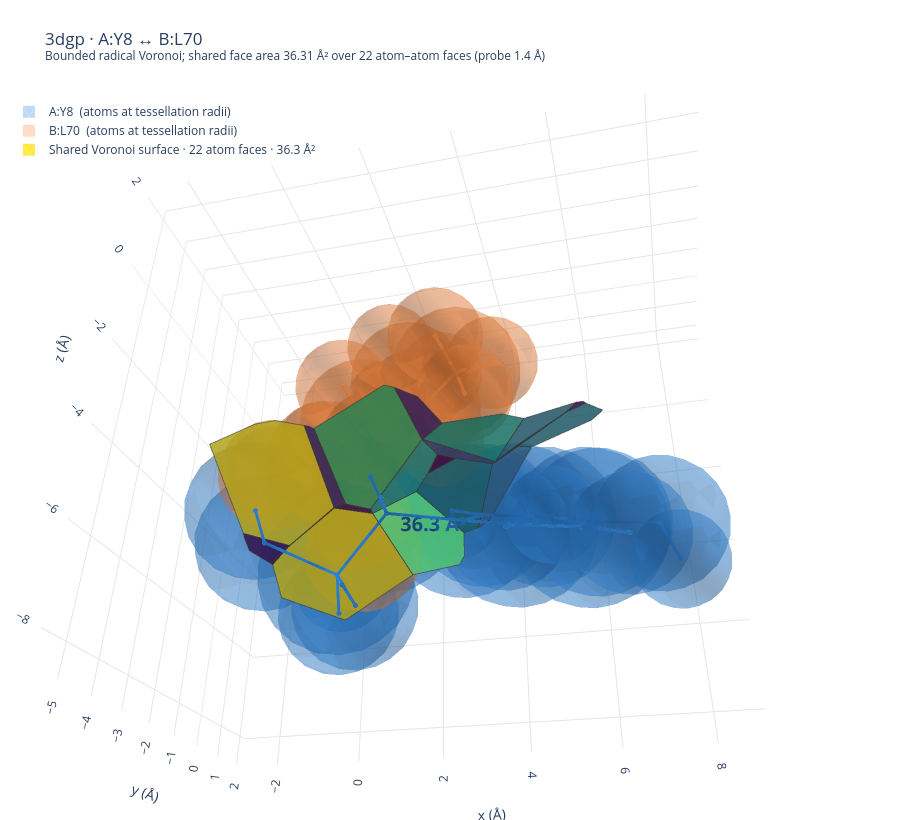

Notebook code cell kept with this figure:
### Code cell
aa1, aa2 = pick_default_pair(contacts, protein_df)   # or e.g. aa1, aa2 = 7, 69
fig = build_figure(data, aa1, aa2, show_hydrogens=True)
fig.show()

### Figure 1 — Plotly figure (JSON) as saved in the notebook; plotly's stock layout.template omitted (floating-point values rounded to 4 significant figures; data arrays with more than 128 entries replaced by an {"elided": "..."} marker saying what was removed)
{"data": [{"color": "#2E86DE", "flatshading": false, "hoverinfo": "skip", "i": {"elided": "6720 int values"}, "j": {"elided": "6720 int values"}, "k": {"elided": "6720 int values"}, "lighting": {"ambient": 0.6, "diffuse": 0.8, "roughness": 0.6, "specular": 0.2}, "name": "A:Y8  (atoms at tessellation radii)", "opacity": 0.3, "showlegend": true, "type": "mesh3d", "x": {"elided": "3402 float values"}, "y": {"elided": "3402 float values"}, "z": {"elided": "3402 float values"}}, {"hoverinfo": "skip", "line": {"color": "#2E86DE", "width": 6}, "mode": "lines", "name": "A:Y8 bonds", "showlegend": false, "type": "scatter3d", "x": [1.047, 1.155, null, 1.047, 0.5953, null, 1.155, -0.1387, null, 1.155, 2.229, null, 1.155, 1.357, null, -0.1387, -0.6677, null, 2.229, 3.567, null, 2.229, 1.846, null, 2.229, 2.406, null, 3.567, 3.721, null, 3.567, 4.7, null, 3.721, 4.961, null, 3.721, 2.978, null, 4.7, 5.953, null, 4.7, 4.621, null, 4.961, 6.068, null, 4.961, 5.048, null, 5.953, 6.068, null, 5.953, 6.701, null, 6.068, 7.313, null, 7.313, 7.625, null], "y": [-1.561, -3.004, null, -1.561, -1.209, null, -3.004, -3.598, null, -3.004, -3.435, null, -3.004, -3.306, null, -3.598, -3.094, null, -3.435, -2.733, null, -3.435, -3.372, null, -3.435, -4.374, null, -2.733, -1.521, null, -2.733, -3.35, null, -1.521, -0.9148, null, -1.521, -1.121, null, -3.35, -2.746, null, -3.35, -4.175, null, -0.9148, -1.54, null, -0.9148, -0.09981, null, -2.746, -1.54, null, -2.746, -3.143, null, -1.54, -0.9558, null, -0.9558, -0.8048, null], "z": [-6.397, -6.336, null, -6.397, -5.756, null, -6.336, -5.795, null, -6.336, -5.357, null, -6.336, -7.235, null, -5.795, -4.789, null, -5.357, -5.314, null, -5.357, -4.468, null, -5.357, -5.524, null, -5.314, -4.613, null, -5.314, -5.833, null, -4.613, -4.497, null, -4.613, -4.222, null, -5.833, -5.729, null, -5.833, -6.255, null, -4.497, -5.043, null, -4.497, -4.058, null, -5.729, -5.043, null, -5.729, -6.113, null, -5.043, -4.925, null, -4.925, -5.69, null]}, {"hovertemplate": "%{text}<extra></extra>", "marker": {"color": "#2E86DE", "size": 3}, "mode": "markers", "showlegend": false, "text": ["A:Y8 · N  r = 1.30 Å", "A:Y8 · CA  r = 1.50 Å", "A:Y8 · C  r = 1.30 Å", "A:Y8 · O  r = 1.40 Å", "A:Y8 · CB  r = 1.50 Å", "A:Y8 · CG  r = 1.50 Å", "A:Y8 · CD1  r = 1.50 Å", "A:Y8 · CD2  r = 1.50 Å", "A:Y8 · CE1  r = 1.50 Å", "A:Y8 · CE2  r = 1.50 Å", "A:Y8 · CZ  r = 1.50 Å", "A:Y8 · OH  r = 1.40 Å", "A:Y8 · H  r = 1.00 Å", "A:Y8 · HA  r = 1.10 Å", "A:Y8 · HB2  r = 1.10 Å", "A:Y8 · HB3  r = 1.10 Å", "A:Y8 · HD1  r = 1.10 Å", "A:Y8 · HD2  r = 1.10 Å", "A:Y8 · HE1  r = 1.10 Å", "A:Y8 · HE2  r = 1.10 Å", "A:Y8 · HH  r = 1.00 Å"], "type": "scatter3d", "x": [1.047, 1.155, -0.1387, -0.6677, 2.229, 3.567, 3.721, 4.7, 4.961, 5.953, 6.068, 7.313, 0.5953, 1.357, 1.846, 2.406, 2.978, 4.621, 5.048, 6.701, 7.625], "y": [-1.561, -3.004, -3.598, -3.094, -3.435, -2.733, -1.521, -3.35, -0.9148, -2.746, -1.54, -0.9558, -1.209, -3.306, -3.372, -4.374, -1.121, -4.175, -0.09981, -3.143, -0.8048], "z": [-6.397, -6.336, -5.795, -4.789, -5.357, -5.314, -4.613, -5.833, -4.497, -5.729, -5.043, -4.925, -5.756, -7.235, -4.468, -5.524, -4.222, -6.255, -4.058, -6.113, -5.69]}, {"color": "#FF8C42", "flatshading": false, "hoverinfo": "skip", "i": {"elided": "6080 int values"}, "j": {"elided": "6080 int values"}, "k": {"elided": "6080 int values"}, "lighting": {"ambient": 0.6, "diffuse": 0.8, "roughness": 0.6, "specular": 0.2}, "name": "B:L70  (atoms at tessellation radii)", "opacity": 0.3, "showlegend": true, "type": "mesh3d", "x": {"elided": "3078 float values"}, "y": {"elided": "3078 float values"}, "z": {"elided": "3078 float values"}}, {"hoverinfo": "skip", "line": {"color": "#FF8C42", "width": 6}, "mode": "lines", "name": "B:L70 bonds", "showlegend": false, "type": "scatter3d", "x": [-1.265, -0.2947, null, -1.265, -0.9537, null, -0.2947, 0.1733, null, -0.2947, 0.8923, null, -0.2947, -0.6717, null, 0.1733, 0.4843, null, 0.8923, 2.043, null, 0.8923, 0.5693, null, 0.8923, 1.234, null, 2.043, 1.573, null, 2.043, 3.183, null, 2.043, 2.364, null, 1.573, 2.308, null, 1.573, 0.8423, null, 1.573, 1.271, null, 3.183, 3.947, null, 3.183, 2.86, null, 3.183, 3.448, null], "y": [-1.187, -0.3668, null, -1.187, -1.92, null, -0.3668, 0.7082, null, -0.3668, -1.25, null, -0.3668, 0.04319, null, 0.7082, 0.3822, null, -1.25, -0.5168, null, -1.25, -1.941, null, -1.25, -1.697, null, -0.5168, 0.05419, null, -0.5168, -1.58, null, -0.5168, 0.2352, null, 0.05419, 0.5202, null, 0.05419, 0.6742, null, 0.05419, -0.6688, null, -1.58, -1.166, null, -1.58, -2.312, null, -1.58, -1.921, null], "z": [-2.839, -2.145, null, -2.839, -3.165, null, -2.145, -3.139, null, -2.145, -1.732, null, -2.145, -1.351, null, -3.139, -4.284, null, -1.732, -1.053, null, -1.732, -1.132, null, -1.732, -2.522, null, -1.053, 0.2877, null, -1.053, -0.8743, null, -1.053, -1.574, null, 0.2877, 0.7167, null, 0.2877, 0.1377, null, 0.2877, 0.8597, null, -0.8743, -0.4433, null, -0.8743, -0.3253, null, -0.8743, -1.743, null]}, {"hovertemplate": "%{text}<extra></extra>", "marker": {"color": "#FF8C42", "size": 3}, "mode": "markers", "showlegend": false, "text": ["B:L70 · N  r = 1.30 Å", "B:L70 · CA  r = 1.50 Å", "B:L70 · C  r = 1.30 Å", "B:L70 · O  r = 1.40 Å", "B:L70 · CB  r = 1.50 Å", "B:L70 · CG  r = 1.50 Å", "B:L70 · CD1  r = 1.50 Å", "B:L70 · CD2  r = 1.50 Å", "B:L70 · H  r = 1.00 Å", "B:L70 · HA  r = 1.10 Å", "B:L70 · HB2  r = 1.10 Å", "B:L70 · HB3  r = 1.10 Å", "B:L70 · HG  r = 1.10 Å", "B:L70 · HD11  r = 1.10 Å", "B:L70 · HD12  r = 1.10 Å", "B:L70 · HD13  r = 1.10 Å", "B:L70 · HD21  r = 1.10 Å", "B:L70 · HD22  r = 1.10 Å", "B:L70 · HD23  r = 1.10 Å"], "type": "scatter3d", "x": [-1.265, -0.2947, 0.1733, 0.4843, 0.8923, 2.043, 1.573, 3.183, -0.9537, -0.6717, 0.5693, 1.234, 2.364, 2.308, 0.8423, 1.271, 3.947, 2.86, 3.448], "y": [-1.187, -0.3668, 0.7082, 0.3822, -1.25, -0.5168, 0.05419, -1.58, -1.92, 0.04319, -1.941, -1.697, 0.2352, 0.5202, 0.6742, -0.6688, -1.166, -2.312, -1.921], "z": [-2.839, -2.145, -3.139, -4.284, -1.732, -1.053, 0.2877, -0.8743, -3.165, -1.351, -1.132, -2.522, -1.574, 0.7167, 0.1377, 0.8597, -0.4433, -0.3253, -1.743]}, {"facecolor": ["rgb(253, 231, 37)", "rgb(253, 231, 37)", "rgb(253, 231, 37)", "rgb(253, 231, 37)", "rgb(253, 231, 37)", "rgb(253, 231, 37)", "rgb(70, 24, 105)", "rgb(70, 24, 105)", "rgb(70, 24, 105)", "rgb(70, 24, 105)", "rgb(68, 1, 84)", "rgb(69, 50, 125)", "rgb(69, 50, 125)", "rgb(69, 50, 125)", "rgb(31, 156, 137)", "rgb(31, 156, 137)", "rgb(31, 156, 137)", "rgb(68, 5, 87)", "rgb(68, 5, 87)", "rgb(43, 117, 142)", "rgb(43, 117, 142)", "rgb(43, 117, 142)", "rgb(70, 20, 101)", "rgb(70, 20, 101)", "rgb(70, 20, 101)", "rgb(248, 230, 37)", "rgb(248, 230, 37)", "rgb(248, 230, 37)", "rgb(248, 230, 37)", "rgb(248, 230, 37)", "rgb(248, 230, 37)", "rgb(248, 230, 37)", "rgb(68, 2, 85)", "rgb(68, 2, 85)", "rgb(72, 41, 121)", "rgb(72, 41, 121)", "rgb(72, 41, 121)", "rgb(60, 186, 117)", "rgb(60, 186, 117)", "rgb(60, 186, 117)", "rgb(60, 186, 117)", "rgb(60, 77, 138)", "rgb(60, 77, 138)", "rgb(60, 77, 138)", "rgb(60, 77, 138)", "rgb(60, 77, 138)", "rgb(34, 147, 139)", "rgb(34, 147, 139)", "rgb(34, 147, 139)", "rgb(34, 147, 139)", "rgb(69, 11, 93)", "rgb(39, 129, 142)", "rgb(39, 129, 142)", "rgb(39, 129, 142)", "rgb(39, 129, 142)", "rgb(75, 192, 108)", "rgb(75, 192, 108)", "rgb(75, 192, 108)", "rgb(75, 192, 108)", "rgb(51, 100, 141)", "rgb(51, 100, 141)", "rgb(51, 100, 141)", "rgb(51, 100, 141)", "rgb(51, 100, 141)", "rgb(68, 52, 126)", "rgb(68, 52, 126)", "rgb(68, 52, 126)", "rgb(40, 124, 142)", "rgb(40, 124, 142)", "rgb(40, 124, 142)", "rgb(40, 124, 142)", "rgb(40, 124, 142)", "rgb(40, 124, 142)", "rgb(68, 3, 86)"], "flatshading": true, "hovertemplate": "%{text}<extra></extra>", "i": [0, 3, 6, 9, 12, 15, 18, 21, 24, 27, 30, 33, 36, 39, 42, 45, 48, 51, 54, 57, 60, 63, 66, 69, 72, 75, 78, 81, 84, 87, 90, 93, 96, 99, 102, 105, 108, 111, 114, 117, 120, 123, 126, 129, 132, 135, 138, 141, 144, 147, 150, 153, 156, 159, 162, 165, 168, 171, 174, 177, 180, 183, 186, 189, 192, 195, 198, 201, 204, 207, 210, 213, 216, 219], "j": [1, 4, 7, 10, 13, 16, 19, 22, 25, 28, 31, 34, 37, 40, 43, 46, 49, 52, 55, 58, 61, 64, 67, 70, 73, 76, 79, 82, 85, 88, 91, 94, 97, 100, 103, 106, 109, 112, 115, 118, 121, 124, 127, 130, 133, 136, 139, 142, 145, 148, 151, 154, 157, 160, 163, 166, 169, 172, 175, 178, 181, 184, 187, 190, 193, 196, 199, 202, 205, 208, 211, 214, 217, 220], "k": [2, 5, 8, 11, 14, 17, 20, 23, 26, 29, 32, 35, 38, 41, 44, 47, 50, 53, 56, 59, 62, 65, 68, 71, 74, 77, 80, 83, 86, 89, 92, 95, 98, 101, 104, 107, 110, 113, 116, 119, 122, 125, 128, 131, 134, 137, 140, 143, 146, 149, 152, 155, 158, 161, 164, 167, 170, 173, 176, 179, 182, 185, 188, 191, 194, 197, 200, 203, 206, 209, 212, 215, 218, 221], "lighting": {"ambient": 0.7, "diffuse": 0.7, "specular": 0.1}, "name": "Shared Voronoi surface · 22 atom faces · 36.3 Å²", "opacity": 0.85, "showlegend": true, "text": ["face O–H: 5.31 Å²", "face O–H: 5.31 Å²", "face O–H: 5.31 Å²", "face O–H: 5.31 Å²", "face O–H: 5.31 Å²", "face O–H: 5.31 Å²", "face O–N: 0.35 Å²", "face O–N: 0.35 Å²", "face O–N: 0.35 Å²", "face O–N: 0.35 Å²", "face O–O: 0.00 Å²", "face O–HB3: 0.78 Å²", "face O–HB3: 0.78 Å²", "face O–HB3: 0.78 Å²", "face CD1–HD23: 2.92 Å²", "face CD1–HD23: 2.92 Å²", "face CD1–HD23: 2.92 Å²", "face CE1–HD21: 0.06 Å²", "face CE1–HD21: 0.06 Å²", "face CE1–HD23: 2.07 Å²", "face CE1–HD23: 2.07 Å²", "face CE1–HD23: 2.07 Å²", "face H–HB3: 0.28 Å²", "face H–HB3: 0.28 Å²", "face H–HB3: 0.28 Å²", "face H–O: 5.27 Å²", "face H–O: 5.27 Å²", "face H–O: 5.27 Å²", "face H–O: 5.27 Å²", "face H–O: 5.27 Å²", "face H–O: 5.27 Å²", "face H–O: 5.27 Å²", "face H–N: 0.02 Å²", "face H–H: 0.02 Å²", "face HB2–HD23: 0.61 Å²", "face HB2–HD23: 0.61 Å²", "face HB2–HD23: 0.61 Å²", "face HB2–HB3: 3.61 Å²", "face HB2–HB3: 3.61 Å²", "face HB2–HB3: 3.61 Å²", "face HB2–HB3: 3.61 Å²", "face HD1–HD23: 1.27 Å²", "face HD1–HD23: 1.27 Å²", "face HD1–HD23: 1.27 Å²", "face HD1–HD23: 1.27 Å²", "face HD1–HD23: 1.27 Å²", "face HD1–HB3: 2.73 Å²", "face HD1–HB3: 2.73 Å²", "face HD1–HB3: 2.73 Å²", "face HD1–HB3: 2.73 Å²", "face HD1–CG: 0.15 Å²", "face HD1–HG: 2.33 Å²", "face HD1–HG: 2.33 Å²", "face HD1–HG: 2.33 Å²", "face HD1–HG: 2.33 Å²", "face HD1–O: 3.77 Å²", "face HD1–O: 3.77 Å²", "face HD1–O: 3.77 Å²", "face HD1–O: 3.77 Å²", "face HE1–HG: 1.70 Å²", "face HE1–HG: 1.70 Å²", "face HE1–HG: 1.70 Å²", "face HE1–HG: 1.70 Å²", "face HE1–HG: 1.70 Å²", "face HE1–HD23: 0.81 Å²", "face HE1–HD23: 0.81 Å²", "face HE1–HD23: 0.81 Å²", "face HE1–HD21: 2.23 Å²", "face HE1–HD21: 2.23 Å²", "face HE1–HD21: 2.23 Å²", "face HE1–HD21: 2.23 Å²", "face HE1–HD21: 2.23 Å²", "face HE1–HD21: 2.23 Å²", "face HE1–CD2: 0.03 Å²"], "type": "mesh3d", "x": {"elided": "222 float values"}, "y": {"elided": "222 float values"}, "z": {"elided": "222 float values"}}, {"hoverinfo": "skip", "line": {"color": "rgba(30,30,30,0.55)", "width": 2}, "mode": "lines", "name": "face edges", "showlegend": false, "type": "scatter3d", "x": {"elided": "162 float values"}, "y": {"elided": "162 float values"}, "z": {"elided": "162 float values"}}, {"hoverinfo": "skip", "mode": "text", "showlegend": false, "text": ["<b>36.3 Å²</b>"], "textfont": {"color": "black", "size": 20}, "textposition": "middle center", "type": "scatter3d", "x": [2.825], "y": [-2.157], "z": [-4.991]}], "layout": {"height": 820, "legend": {"bgcolor": "rgba(255,255,255,0.7)", "x": 0.01, "y": 0.99}, "margin": {"b": 0, "l": 0, "r": 0, "t": 90}, "paper_bgcolor": "white", "scene": {"aspectmode": "data", "bgcolor": "white", "camera": {"eye": {"x": 0.3657, "y": -1.579, "z": -0.9679}}, "xaxis": {"gridcolor": "#e5e5e5", "showbackground": false, "title": {"text": "x (Å)"}}, "yaxis": {"gridcolor": "#e5e5e5", "showbackground": false, "title": {"text": "y (Å)"}}, "zaxis": {"gridcolor": "#e5e5e5", "showbackground": false, "title": {"text": "z (Å)"}}}, "title": {"text": "3dgp · A:Y8 ↔ B:L70<br><sup>Bounded radical Voronoi; shared face area 36.31 Å² over 22 atom–atom faces (probe 1.4 Å)</sup>"}}}
